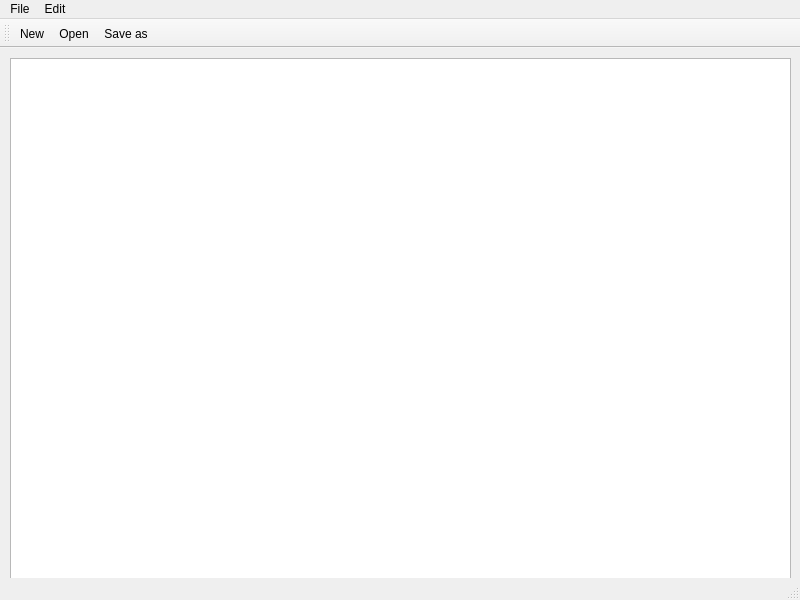
<?xml version="1.0" encoding="UTF-8"?>
<ui version="4.0">
 <class>MainWindow</class>
 <widget class="QMainWindow" name="MainWindow">
  <property name="geometry">
   <rect>
    <x>0</x>
    <y>0</y>
    <width>800</width>
    <height>600</height>
   </rect>
  </property>
  <property name="windowTitle">
   <string>QtNotepad</string>
  </property>
  <widget class="QWidget" name="centralwidget">
   <widget class="QWidget" name="verticalLayoutWidget">
    <property name="geometry">
     <rect>
      <x>10</x>
      <y>10</y>
      <width>781</width>
      <height>541</height>
     </rect>
    </property>
    <layout class="QVBoxLayout" name="verticalLayout_2">
     <item>
      <widget class="QTextEdit" name="textEdit"/>
     </item>
    </layout>
   </widget>
  </widget>
  <widget class="QMenuBar" name="menubar">
   <property name="geometry">
    <rect>
     <x>0</x>
     <y>0</y>
     <width>800</width>
     <height>20</height>
    </rect>
   </property>
   <widget class="QMenu" name="menuFile">
    <property name="title">
     <string>File</string>
    </property>
    <addaction name="actionNew"/>
    <addaction name="actionOpen"/>
    <addaction name="actionSaveAs"/>
    <addaction name="separator"/>
    <addaction name="separator"/>
    <addaction name="actionPrint"/>
    <addaction name="actionExit"/>
   </widget>
   <widget class="QMenu" name="menuEdit">
    <property name="title">
     <string>Edit</string>
    </property>
    <addaction name="actionCopy"/>
    <addaction name="actionPaste"/>
    <addaction name="actionCut"/>
    <addaction name="actionUndo"/>
    <addaction name="actionRedo"/>
   </widget>
   <addaction name="menuFile"/>
   <addaction name="menuEdit"/>
  </widget>
  <widget class="QStatusBar" name="statusbar"/>
  <widget class="QToolBar" name="toolBar">
   <property name="windowTitle">
    <string>toolBar</string>
   </property>
   <attribute name="toolBarArea">
    <enum>TopToolBarArea</enum>
   </attribute>
   <attribute name="toolBarBreak">
    <bool>false</bool>
   </attribute>
   <addaction name="actionNew"/>
   <addaction name="actionOpen"/>
   <addaction name="actionSaveAs"/>
  </widget>
  <action name="actionNew">
   <property name="icon">
    <iconset resource="Resources.qrc">
     <normaloff>:/imgs/Icons/New.bmp</normaloff>:/imgs/Icons/New.bmp</iconset>
   </property>
   <property name="text">
    <string>New</string>
   </property>
  </action>
  <action name="actionOpen">
   <property name="icon">
    <iconset resource="Resources.qrc">
     <normaloff>:/imgs/Icons/Open.bmp</normaloff>:/imgs/Icons/Open.bmp</iconset>
   </property>
   <property name="text">
    <string>Open</string>
   </property>
  </action>
  <action name="actionSaveAs">
   <property name="icon">
    <iconset resource="Resources.qrc">
     <normaloff>:/imgs/Icons/Save.bmp</normaloff>:/imgs/Icons/Save.bmp</iconset>
   </property>
   <property name="text">
    <string>Save as</string>
   </property>
  </action>
  <action name="actionPrint">
   <property name="text">
    <string>Print</string>
   </property>
  </action>
  <action name="actionExit">
   <property name="text">
    <string>Exit</string>
   </property>
  </action>
  <action name="actionCopy">
   <property name="icon">
    <iconset resource="Resources.qrc">
     <normaloff>:/imgs/Icons/Copy.bmp</normaloff>:/imgs/Icons/Copy.bmp</iconset>
   </property>
   <property name="text">
    <string>Copy</string>
   </property>
  </action>
  <action name="actionPaste">
   <property name="icon">
    <iconset resource="Resources.qrc">
     <normaloff>:/imgs/Icons/Paste.bmp</normaloff>:/imgs/Icons/Paste.bmp</iconset>
   </property>
   <property name="text">
    <string>Paste</string>
   </property>
  </action>
  <action name="actionCut">
   <property name="icon">
    <iconset resource="Resources.qrc">
     <normaloff>:/imgs/Icons/Cut.bmp</normaloff>:/imgs/Icons/Cut.bmp</iconset>
   </property>
   <property name="text">
    <string>Cut</string>
   </property>
  </action>
  <action name="actionUndo">
   <property name="text">
    <string>Undo</string>
   </property>
  </action>
  <action name="actionRedo">
   <property name="text">
    <string>Redo</string>
   </property>
  </action>
 </widget>
 <resources>
  <include location="Resources.qrc"/>
 </resources>
 <connections/>
</ui>
